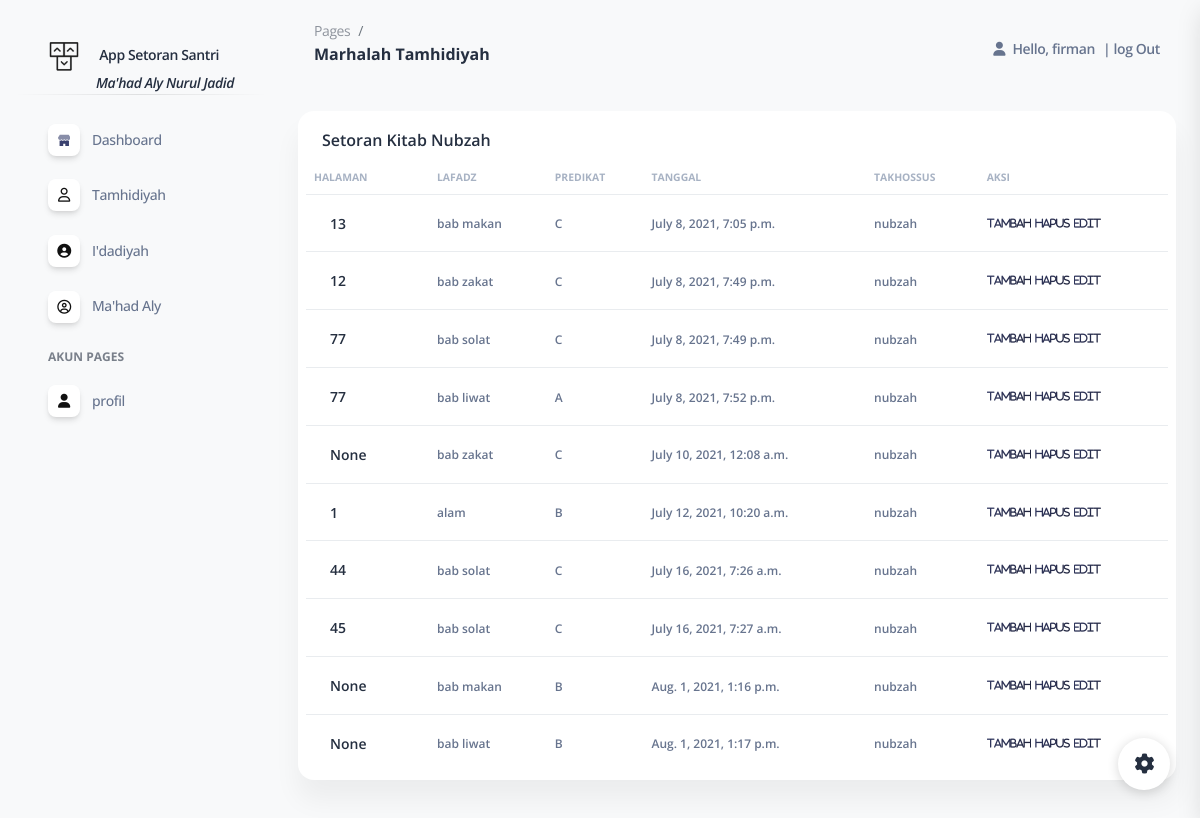
Screenshot of /strnubzah/8 (signed in) with the database file from the repository.
### appstor/models.py (models this page shows, shortened)
class Setoran(models.Model):
    nilai={
        ('A','A'),
        ('B','B'),
        ('C','C'),
    }
    nama = models.ForeignKey(Santri, null=True, on_delete=models.SET_NULL)
    takhossus = models.ForeignKey(Takhossus, null=True, on_delete=models.SET_NULL)
    hal = models.CharField(max_length=3, blank=True, null=True)
    lafadz = models.CharField(max_length=200, blank=True, null=True)
    tanggal = models.DateTimeField(auto_now_add=True, null=True)
    predikat = models.CharField(choices=nilai, max_length=30, blank=True, null=True)
    ustadz = models.ForeignKey(Asatidz, blank=True, null=True, on_delete=models.SET_NULL)

class Takhossus(models.Model):
    jns={
        ('nubzah','nubzah'),
        ('fathul qorib','fathul qorib'),
        ('fathul muin','fathul muin'),
        ('faroid','faroid'),
        ('Arudl','Arudl'),
        ('mantiq','mantiq'),
        ('balaghoh','balaghoh'),
        ('qowaid','qowaid'),
        ('usul','usul'),
     }
    tkh = models.CharField(choices=jns, max_length=30, blank=True, null=True)
    def __str__(self):
       return self.tkh

### appstor/views.py (the view)
@login_required(login_url='login')
def strnubzah(request, wd):
    s = Santri.objects.get(id=wd)
    mbahss = s.setoran_set.all()
    j = mbahss.filter(takhossus ='2')
    if request.method == 'POST':
        formsimpan = Setorank(request.POST)
    context = {
        'judul' : 'Marhalah Tamhidiyah',
        'datasetorsantria': j,
    }
    return render(request, 'crud/viewnubzah.html', context)

### appstor/templates/crud/viewnubzah.html
{% extends "data/main.html" %}
{% block content %}
{% load static %}
<div class="container-fluid">
    <div class="row mt-3">
        <div class="col-12">
            <div class="card mb-4">
                <div class="ms-4 mt-3  pe-md-3 d-flex align-items-center">
                    <div class="me-md- w-25">
                        <h6>Setoran Kitab Nubzah </h6>
                    </div>
                </div>
                <div class="card-body px-2 pt-0 pb-2">
                    <div class="table-responsive p-0">
                        <table class="table align-items-center justify-content-center mb-0">
                            <thead>
                                <tr>
                                        <td
                                        class="text-uppercase text-secondary text-xxs font-weight-bolder  opacity-7 me-sm-1 ps-2">
                                        halaman</td>
                                        <td
                                        class="text-uppercase text-secondary text-xxs font-weight-bolder opacity-7 ps-2">
                                        lafadz</td>
                                    <td
                                        class="text-uppercase text-secondary text-xxs font-weight-bolder opacity-7 ps-2">
                                        predikat</td>
                                    <td
                                        class="text-uppercase text-secondary text-xxs font-weight-bolder  opacity-7 me-sm-1 ps-2">
                                        tanggal</td>
                                        <td
                                        class="text-uppercase text-secondary text-xxs font-weight-bolder  opacity-7 me-sm-1 ps-2">
                                        takhossus</td>
                                    <td
                                        class="text-uppercase text-secondary text-xxs font-weight-bolder  opacity-7 ps-2">
                                        aksi</td>
                                </tr>
                            </thead>
                            <tbody>
                                {% for dataqrb in datasetorsantria %}
                                <tr>
                                    <td>
                                        <div class="d-flex px-3">
                                            <div class="my-auto">
                                                <h6 class="mb-0 text-sm"> {{ dataqrb.hal }}</h6>
                                            </div>
                                        </div>
                                    </td>
                                    <td>
                                        <span class="text-xs font-weight-bold"> {{ dataqrb.lafadz }}</span>
                                    </td>
                                    <td>
                                        <span class="text-xs font-weight-bold"> {{ dataqrb.predikat }}</span>
                                    </td>
                                    <td>
                                        <span class="text-xs font-weight-bold"> {{ dataqrb.tanggal }}</span>
                                    </td>
                                    <td> <span class="text-xs font-weight-bold"> {{ dataqrb.takhossus }}</span></td>
                                    <td class="align-items-center">
                                        <div class="ms-sm-0">
                                            <a class="btn btn-link text-dark text-gradient px-0 mb-0"
                                                href=" {% url 'setornubzah' dataqrb.id  %}"><i class="fa fa-view text-xxs me-0"
                                                    aria-hidden="true">Tambah</i></a>
                                                    <a class="btn btn-link text-dark text-gradient px-0 mb-0"
                                                    href=" {% url 'delete_setor' dataqrb.id  %}"><i
                                                        class="fa fa-view text-xxs me-0" aria-hidden="true">hapus</i></a>
                                                        <a class="btn btn-link text-dark text-gradient px-0 mb-0"
                                                        href=" {% url 'edit_setor2' dataqrb.id  %}"><i
                                                            class="fa fa-view text-xxs me-0" aria-hidden="true">edit</i></a>
                                        </div>
                                    </td>
                                </tr>
                                </tr>{% endfor %}
                            </tbody>
                        </table>
                    </div>
                </div>
            </div>
        </div>
    </div>
</div>
{% endblock content %}

### appstor/templates/data/navbar.html (shortened to what this page needs)
{% load static %}
<!DOCTYPE html>
<html lang="en">
    <nav class="navbar navbar-main navbar-expand-lg px-0 mx-4 shadow-none border-radius-xl" id="navbarBlur" navbar-scroll="true">
        <div class="container-fluid py-1 px-3">
          <nav aria-label="breadcrumb">
            <ol class="breadcrumb bg-transparent mb-0 pb-0 pt-1 px-0 me-sm-6 me-5">
              <li class="breadcrumb-item text-sm"><a class="opacity-5 text-dark" href="javascript:;">Pages</a></li>
              <li class="breadcrumb-item text-sm text-dark active" aria-current="page">{{ page}}</li>
            </ol>
            <h6 class="font-weight-bolder mb-lg-3">{{ judul }}</h6>
          </nav>
          <div class="collapse navbar-collapse mt-sm-0 mt-2 me-md-0 me-sm-4" id="navbar">
            <ul class="navbar-nav  justify-content-end">
                <li class="nav-item d-flex align-items-center">
                    <a href="javascript:;" class="nav-link text-body font-weight-bold px-0">
                        <i class="fa fa-user me-sm-1"></i>
                        <span class="me-2 d-sm-inline d-none">Hello, {{ request.user }}</span>
                    </a>
                </li>
                {% if user.is_authenticated %}
                <li class="nav-item  d-flex align-items-center">
                    <a href="{% url 'logout' %}" class="nav-link text-body font-weight-bold px-0">
                    |
                        <span class="d-sm-inline M17 d-none">log Out</span>
                    </a>
                </li>
                {% endif %}
            </ul>
        </div>
    </div>
</nav>
</html>

### rows the page displays
Setoran: hal "13", lafadz "bab makan", predikat "C", tanggal "July 8, 2021, 7:05 p.m.", takhossus "nubzah"
Setoran: hal "12", lafadz "bab zakat", predikat "C", tanggal "July 8, 2021, 7:49 p.m.", takhossus "nubzah"
Setoran: hal "77", lafadz "bab solat", predikat "C", tanggal "July 8, 2021, 7:49 p.m.", takhossus "nubzah"
Setoran: hal "77", lafadz "bab liwat", predikat "A", tanggal "July 8, 2021, 7:52 p.m.", takhossus "nubzah"
Setoran: hal "None", lafadz "bab zakat", predikat "C", tanggal "July 10, 2021, 12:08 a.m.", takhossus "nubzah"
Setoran: hal "1", lafadz "alam", predikat "B", tanggal "July 12, 2021, 10:20 a.m.", takhossus "nubzah"
Setoran: hal "44", lafadz "bab solat", predikat "C", tanggal "July 16, 2021, 7:26 a.m.", takhossus "nubzah"
Setoran: hal "45", lafadz "bab solat", predikat "C", tanggal "July 16, 2021, 7:27 a.m.", takhossus "nubzah"
Setoran: hal "None", lafadz "bab makan", predikat "B", tanggal "Aug. 1, 2021, 1:16 p.m.", takhossus "nubzah"
Setoran: hal "None", lafadz "bab liwat", predikat "B", tanggal "Aug. 1, 2021, 1:17 p.m.", takhossus "nubzah"

### other values shown
{{ judul }} "Marhalah Tamhidiyah"
{{ request.user }} "firman"
